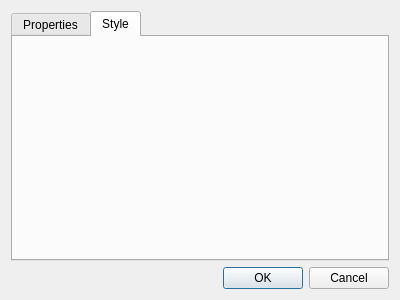
<?xml version="1.0" encoding="UTF-8"?>
<ui version="4.0">
 <class>CustomIndicatorProperties</class>
 <widget class="QDialog" name="CustomIndicatorProperties">
  <property name="geometry">
   <rect>
    <x>0</x>
    <y>0</y>
    <width>400</width>
    <height>300</height>
   </rect>
  </property>
  <property name="sizePolicy">
   <sizepolicy hsizetype="Fixed" vsizetype="Fixed">
    <horstretch>0</horstretch>
    <verstretch>0</verstretch>
   </sizepolicy>
  </property>
  <property name="minimumSize">
   <size>
    <width>400</width>
    <height>300</height>
   </size>
  </property>
  <property name="maximumSize">
   <size>
    <width>400</width>
    <height>300</height>
   </size>
  </property>
  <property name="windowTitle">
   <string>Dialog</string>
  </property>
  <layout class="QVBoxLayout" name="verticalLayout">
   <item>
    <widget class="QTabWidget" name="tabWidget">
     <property name="currentIndex">
      <number>1</number>
     </property>
     <widget class="QWidget" name="Properties_tab">
      <attribute name="title">
       <string>Properties</string>
      </attribute>
     </widget>
     <widget class="QWidget" name="Style_tab">
      <attribute name="title">
       <string>Style</string>
      </attribute>
     </widget>
    </widget>
   </item>
   <item>
    <widget class="QDialogButtonBox" name="buttonBox">
     <property name="orientation">
      <enum>Qt::Horizontal</enum>
     </property>
     <property name="standardButtons">
      <set>QDialogButtonBox::Cancel|QDialogButtonBox::Ok</set>
     </property>
    </widget>
   </item>
  </layout>
 </widget>
 <resources/>
 <connections>
  <connection>
   <sender>buttonBox</sender>
   <signal>accepted()</signal>
   <receiver>CustomIndicatorProperties</receiver>
   <slot>accept()</slot>
   <hints>
    <hint type="sourcelabel">
     <x>248</x>
     <y>254</y>
    </hint>
    <hint type="destinationlabel">
     <x>157</x>
     <y>274</y>
    </hint>
   </hints>
  </connection>
  <connection>
   <sender>buttonBox</sender>
   <signal>rejected()</signal>
   <receiver>CustomIndicatorProperties</receiver>
   <slot>reject()</slot>
   <hints>
    <hint type="sourcelabel">
     <x>316</x>
     <y>260</y>
    </hint>
    <hint type="destinationlabel">
     <x>286</x>
     <y>274</y>
    </hint>
   </hints>
  </connection>
 </connections>
</ui>
